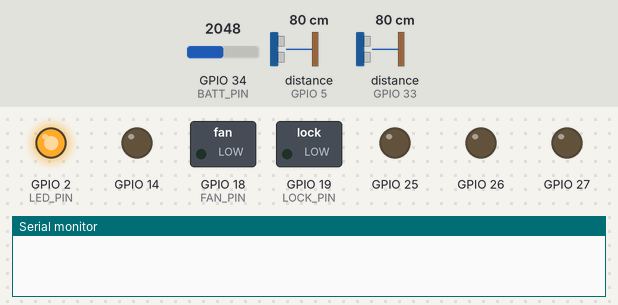
Simulated run of this program. Board: ESP32. Parts: switched loads named in the program (green lamp = pin HIGH), output pins drawn as LEDs (lit = HIGH), the last lines printed to the serial monitor. Wiring (inferred from the names in the program): 2 × ultrasonic range finder: trigger GPIO 4, echo GPIO 5 / trigger GPIO 32, echo GPIO 33. The test bench sets the inputs (shaded band); at power-on: GPIO 34 (BATT_PIN) = 2048, distance to the obstacle (sensors on GPIO 5, GPIO 33) 80 cm. The echo pulse lasts 58.3 µs per cm; pins used as bus, display or sensor lines are not drawn.

Above: at 0.1 s.
At 1.1 s:
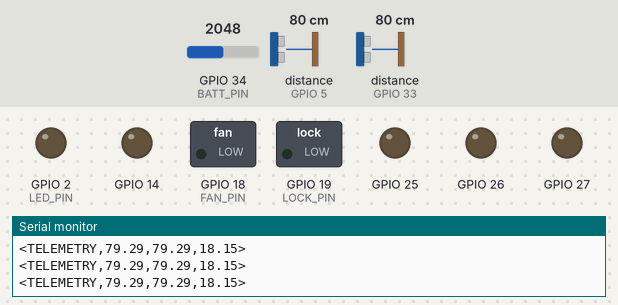
Timing chart, 0 to 2.6 s (numbered marks = the images above):
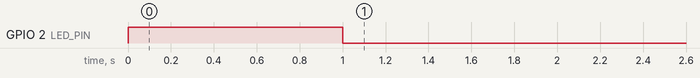

The program:

main.cpp
```cpp
#include <Arduino.h>
#include "MotorController.h"
#include "Sensors.h"
#include "Thermal.h"
#include "Actuators.h"
#include "SerialParser.h"

// --- PIN DEFINITIONS ---
// Motors
#define L_PWM1 25
#define L_PWM2 26
#define R_PWM1 27
#define R_PWM2 14

// Sensors
#define TRIG_F 32
#define ECHO_F 33
#define TRIG_R 4
#define ECHO_R 5
#define BATT_PIN 34

// Thermal & Actuators
#define FAN_PIN 18
#define LOCK_PIN 19
#define LED_PIN 2

// --- INSTANTIATE MODULES ---
MotorController motors(L_PWM1, L_PWM2, R_PWM1, R_PWM2);
Sensors sensors(TRIG_F, ECHO_F, TRIG_R, ECHO_R, BATT_PIN);
ThermalController thermal(FAN_PIN);
Actuators actuators(LOCK_PIN, LED_PIN);
SerialParser parser(&motors, &thermal, &actuators);

unsigned long lastTelemetryTime = 0;
const unsigned long TELEMETRY_INTERVAL = 100; // 10Hz
const unsigned long FAILSAFE_TIMEOUT = 1000;  // 1s without comms = stop

void setup() {
    Serial.begin(115200);

    motors.begin();
    sensors.begin();
    thermal.begin();
    actuators.begin();

    actuators.setLed(true); // Indicate ready
}

void loop() {
    // 1. Parse incoming commands from Raspberry Pi
    parser.update();

    // 2. Failsafe check: Stop motors if we lose connection to Pi
    if (millis() - parser.getLastCommandTime() > FAILSAFE_TIMEOUT) {
        motors.stop();
        actuators.setLed(false); // Indicate comms loss
    } else {
        actuators.setLed(true);
    }

    // 3. Send Telemetry to Raspberry Pi
    if (millis() - lastTelemetryTime > TELEMETRY_INTERVAL) {
        lastTelemetryTime = millis();

        float frontDist = sensors.getFrontDistance();
        float rearDist = sensors.getRearDistance();
        float vBatt = sensors.getBatteryVoltage();

        // Format: <TELEMETRY,front_cm,rear_cm,vBatt>
        Serial.print("<TELEMETRY,");
        Serial.print(frontDist);
        Serial.print(",");
        Serial.print(rearDist);
        Serial.print(",");
        Serial.print(vBatt);
        Serial.println(">");
    }
}
```

Actuators.cpp
```cpp
#include "Actuators.h"

Actuators::Actuators(int lockPin, int ledPin) {
    _lockPin = lockPin;
    _ledPin = ledPin;
}

void Actuators::begin() {
    pinMode(_lockPin, OUTPUT);
    pinMode(_ledPin, OUTPUT);
    setLock(true); // Default to locked
    setLed(false);
}

void Actuators::setLock(bool locked) {
    // If using a servo, you'd use ESP32Servo here.
    // Assuming simple relay/solenoid for this example:
    if (locked) {
        digitalWrite(_lockPin, LOW); // De-energize
    } else {
        digitalWrite(_lockPin, HIGH); // Energize to open
    }
}

void Actuators::setLed(bool state) {
    digitalWrite(_ledPin, state ? HIGH : LOW);
}
```

Actuators.h
```cpp
#ifndef ACTUATORS_H
#define ACTUATORS_H

#include <Arduino.h>

class Actuators {
public:
    Actuators(int lockPin, int ledPin);
    void begin();
    void setLock(bool locked);
    void setLed(bool state);

private:
    int _lockPin;
    int _ledPin;
};

#endif
```

MotorController.cpp
```cpp
#include "MotorController.h"

MotorController::MotorController(int leftPwm1, int leftPwm2, int rightPwm1, int rightPwm2) {
    _lpwm1 = leftPwm1;
    _lpwm2 = leftPwm2;
    _rpwm1 = rightPwm1;
    _rpwm2 = rightPwm2;
}

void MotorController::begin() {
    pinMode(_lpwm1, OUTPUT);
    pinMode(_lpwm2, OUTPUT);
    pinMode(_rpwm1, OUTPUT);
    pinMode(_rpwm2, OUTPUT);
    stop();
}

void MotorController::setMotor(int pin1, int pin2, int speed) {
    if (speed > 0) {
        analogWrite(pin1, speed);
        analogWrite(pin2, 0);
    } else if (speed < 0) {
        analogWrite(pin1, 0);
        analogWrite(pin2, -speed);
    } else {
        analogWrite(pin1, 0);
        analogWrite(pin2, 0);
    }
}

void MotorController::drive(int leftSpeed, int rightSpeed) {
    // constrain to -255 to 255
    leftSpeed = constrain(leftSpeed, -255, 255);
    rightSpeed = constrain(rightSpeed, -255, 255);

    setMotor(_lpwm1, _lpwm2, leftSpeed);
    setMotor(_rpwm1, _rpwm2, rightSpeed);
}

void MotorController::stop() {
    drive(0, 0);
}
```

MotorController.h
```cpp
#ifndef MOTOR_CONTROLLER_H
#define MOTOR_CONTROLLER_H

#include <Arduino.h>

class MotorController {
public:
    MotorController(int leftPwm1, int leftPwm2, int rightPwm1, int rightPwm2);
    void begin();
    void drive(int leftSpeed, int rightSpeed);
    void stop();

private:
    int _lpwm1, _lpwm2, _rpwm1, _rpwm2;
    // Map speed (-255 to 255) to PWM pins
    void setMotor(int pin1, int pin2, int speed);
};

#endif
```

Sensors.cpp
```cpp
#include "Sensors.h"

Sensors::Sensors(int trigFront, int echoFront, int trigRear, int echoRear, int battPin) {
    _trigFront = trigFront;
    _echoFront = echoFront;
    _trigRear = trigRear;
    _echoRear = echoRear;
    _battPin = battPin;
}

void Sensors::begin() {
    pinMode(_trigFront, OUTPUT);
    pinMode(_echoFront, INPUT);
    pinMode(_trigRear, OUTPUT);
    pinMode(_echoRear, INPUT);
    // Battery analog read doesn't need pinMode explicitly on ESP32, but good practice
    pinMode(_battPin, INPUT);
}

float Sensors::readUltrasonic(int trig, int echo) {
    digitalWrite(trig, LOW);
    delayMicroseconds(2);
    digitalWrite(trig, HIGH);
    delayMicroseconds(10);
    digitalWrite(trig, LOW);

    long duration = pulseIn(echo, HIGH, 30000); // 30ms timeout ~ 5 meters
    if (duration == 0) return -1;

    // speed of sound = 343 m/s
    return duration * 0.034 / 2;
}

float Sensors::getFrontDistance() {
    return readUltrasonic(_trigFront, _echoFront);
}

float Sensors::getRearDistance() {
    return readUltrasonic(_trigRear, _echoRear);
}

float Sensors::getBatteryVoltage() {
    int raw = analogRead(_battPin);
    // Assuming a voltage divider (e.g., 10k and 1k) to map 12.6V down to <3.3V
    // Adjust this multiplier based on your specific resistor values.
    float voltage = (raw / 4095.0) * 3.3 * 11.0;
    return voltage;
}
```

Sensors.h
```cpp
#ifndef SENSORS_H
#define SENSORS_H

#include <Arduino.h>

class Sensors {
public:
    Sensors(int trigFront, int echoFront, int trigRear, int echoRear, int battPin);
    void begin();
    float getFrontDistance();
    float getRearDistance();
    float getBatteryVoltage();

private:
    int _trigFront, _echoFront, _trigRear, _echoRear, _battPin;
    float readUltrasonic(int trig, int echo);
};

#endif
```

SerialParser.cpp
```cpp
#include "SerialParser.h"

SerialParser::SerialParser(MotorController* motors, ThermalController* thermal, Actuators* actuators) {
    _motors = motors;
    _thermal = thermal;
    _actuators = actuators;
    _buffer = "";
    _lastCommandTime = millis();
}

void SerialParser::update() {
    while (Serial.available() > 0) {
        char c = Serial.read();
        if (c == '\n' || c == '>') {
            if (_buffer.startsWith("<")) {
                parseCommand(_buffer.substring(1));
            }
            _buffer = "";
        } else {
            _buffer += c;
        }
    }
}

void SerialParser::parseCommand(String cmd) {
    // Expected formats:
    // DRIVE,left_pwm,right_pwm
    // TEMP,pi_temp
    // LOCK,state

    _lastCommandTime = millis(); // Update failsafe timer

    int firstComma = cmd.indexOf(',');
    if (firstComma == -1) return;

    String type = cmd.substring(0, firstComma);
    String data = cmd.substring(firstComma + 1);

    if (type == "DRIVE") {
        int secondComma = data.indexOf(',');
        if (secondComma != -1) {
            int left = data.substring(0, secondComma).toInt();
            int right = data.substring(secondComma + 1).toInt();
            _motors->drive(left, right);
        }
    } else if (type == "TEMP") {
        float piTemp = data.toFloat();
        _thermal->update(piTemp);
    } else if (type == "LOCK") {
        int state = data.toInt();
        _actuators->setLock(state == 1);
    }
}

unsigned long SerialParser::getLastCommandTime() {
    return _lastCommandTime;
}
```

SerialParser.h
```cpp
#ifndef SERIAL_PARSER_H
#define SERIAL_PARSER_H

#include <Arduino.h>
#include "MotorController.h"
#include "Thermal.h"
#include "Actuators.h"

class SerialParser {
public:
    SerialParser(MotorController* motors, ThermalController* thermal, Actuators* actuators);
    void update();
    unsigned long getLastCommandTime();

private:
    MotorController* _motors;
    ThermalController* _thermal;
    Actuators* _actuators;
    String _buffer;
    unsigned long _lastCommandTime;

    void parseCommand(String cmd);
};

#endif
```

Thermal.cpp
```cpp
#include "Thermal.h"

ThermalController::ThermalController(int fanPin) {
    _fanPin = fanPin;
    _currentSpeed = 0;
}

void ThermalController::begin() {
    pinMode(_fanPin, OUTPUT);
    setFanSpeed(0);
}

void ThermalController::setFanSpeed(int speed) {
    _currentSpeed = constrain(speed, 0, 255);
    analogWrite(_fanPin, _currentSpeed);
}

void ThermalController::update(float piTemp) {
    // Simple dynamic fan curve based on Pi's reported temp
    if (piTemp > 75.0) {
        setFanSpeed(255); // Max cooling
    } else if (piTemp > 65.0) {
        setFanSpeed(180); // Medium cooling
    } else if (piTemp > 50.0) {
        setFanSpeed(100); // Silent mode
    } else {
        setFanSpeed(0);   // Off
    }
}
```

Thermal.h
```cpp
#ifndef THERMAL_H
#define THERMAL_H

#include <Arduino.h>

class ThermalController {
public:
    ThermalController(int fanPin);
    void begin();
    void setFanSpeed(int speed); // 0 to 255
    void update(float piTemp);

private:
    int _fanPin;
    int _currentSpeed;
};

#endif
```

Measured:
- by itself, GPIO 2 (LED_PIN): HIGH → LOW at 1.0 s
